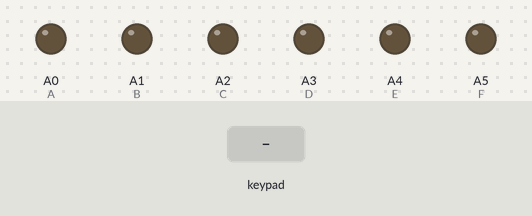
Simulated run of this sketch. Board: Arduino Nano, built with avr-gcc and run on an emulated ATmega328P. Shown: output pins drawn as LEDs (lit = HIGH). Dashed ring = blinking. Inputs (shaded band) come from the test bench.

Above: at 1.2 s.
1.3 s: keypad keys 9 8 7 6 pressed 0.4 s apart
At 3.2 s:
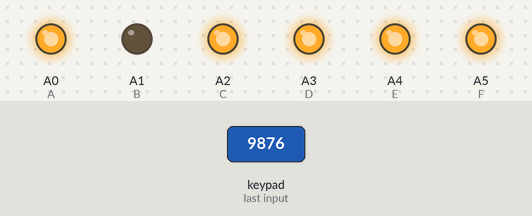
4.4 s: key '1' pressed
At 5.6 s:
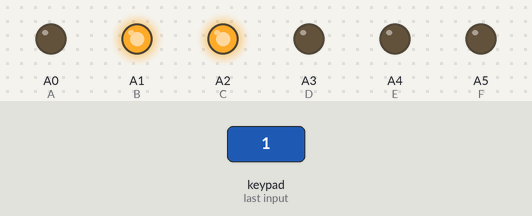
5.9 s: key '2' pressed
At 7.1 s:
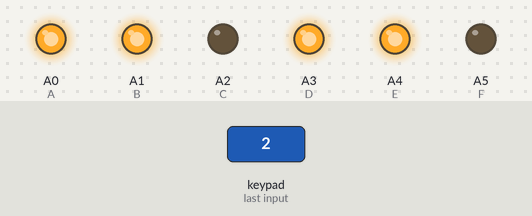
7.4 s: keypad keys 9 8 7 6 # pressed 0.4 s apart
At 9.4 s:
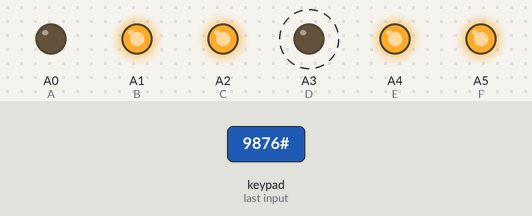
10.9 s: key '3' pressed
At 12.0 s:
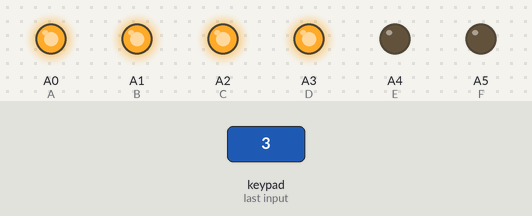
12.4 s: keypad keys 9 8 7 6 A pressed 0.4 s apart
At 14.3 s:
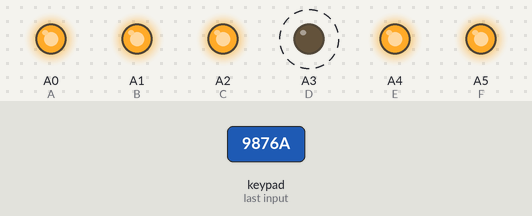
Timing chart, 0 to 15.8 s (numbered marks = the images above; inputs shaded):
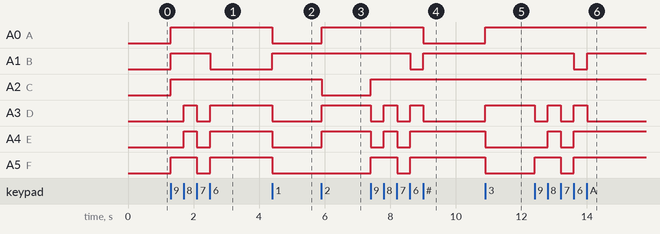

The sketch:

KeypadDisplay.ino
```cpp
#include <Keypad.h>

const byte ROWS = 4;
const byte COLS = 4;

char keys [ROWS][COLS] = {
  {'1','2','3','A'},
  {'4','5','6','B'},
  {'7','8','9','C'},
  {'*','0','#','D'}
};

byte rowPins[ROWS] = { 9, 8, 7, 6 };
byte colPins[COLS] = { 5, 4, 3, 2 };

Keypad kpd = Keypad( makeKeymap(keys), rowPins, colPins, ROWS, COLS );

#define A A0
#define B A1
#define C A2
#define D A3
#define E A4
#define F A5
#define G A6

void setup() {
  pinMode(A, OUTPUT);
  pinMode(B, OUTPUT);
  pinMode(C, OUTPUT);
  pinMode(D, OUTPUT);
  pinMode(E, OUTPUT);
  pinMode(F, OUTPUT);
  pinMode(G, OUTPUT);
  Serial.begin(9600);
}
void turnOffAll() {
  digitalWrite(A, LOW);
  digitalWrite(B, LOW);
  digitalWrite(C, LOW);
  digitalWrite(D, LOW);
  digitalWrite(E, LOW);
  digitalWrite(F, LOW);
  digitalWrite(G, LOW);
}

void displayChar(char charToDisplay) {

  turnOffAll();

  if(charToDisplay == '0') {
    digitalWrite(A, HIGH);
    digitalWrite(B, HIGH);
    digitalWrite(C, HIGH);
    digitalWrite(D, HIGH);
    digitalWrite(E, HIGH);
    digitalWrite(F, HIGH);
  }
  if(charToDisplay == '1') {
    digitalWrite(B, HIGH);
    digitalWrite(C, HIGH);
  }
  if(charToDisplay == '2') {
    digitalWrite(A, HIGH);
    digitalWrite(B, HIGH);
    digitalWrite(G, HIGH);
    digitalWrite(E, HIGH);
    digitalWrite(D, HIGH);
  }
  if(charToDisplay == '3') {
    digitalWrite(A, HIGH);
    digitalWrite(B, HIGH);
    digitalWrite(G, HIGH);
    digitalWrite(C, HIGH);
    digitalWrite(D, HIGH);
  }
  if(charToDisplay == '4') {
    digitalWrite(F, HIGH);
    digitalWrite(G, HIGH);
    digitalWrite(B, HIGH);
    digitalWrite(C, HIGH);
  }
  if(charToDisplay == '5') {
    digitalWrite(A, HIGH);
    digitalWrite(F, HIGH);
    digitalWrite(G, HIGH);
    digitalWrite(C, HIGH);
    digitalWrite(D, HIGH);
  }
  if(charToDisplay == '6') {
    digitalWrite(A, HIGH);
    digitalWrite(F, HIGH);
    digitalWrite(G, HIGH);
    digitalWrite(E, HIGH);
    digitalWrite(C, HIGH);
    digitalWrite(D, HIGH);
  }
  if(charToDisplay == '7') {
    digitalWrite(A, HIGH);
    digitalWrite(B, HIGH);
    digitalWrite(C, HIGH);
  }
  if(charToDisplay == '8') {
    digitalWrite(A, HIGH);
    digitalWrite(B, HIGH);
    digitalWrite(C, HIGH);
    digitalWrite(D, HIGH);
    digitalWrite(E, HIGH);
    digitalWrite(F, HIGH);
    digitalWrite(G, HIGH);
  }
  if(charToDisplay == '9') {
    digitalWrite(A, HIGH);
    digitalWrite(B, HIGH);
    digitalWrite(G, HIGH);
    digitalWrite(F, HIGH);
    digitalWrite(C, HIGH);
  }
  if(charToDisplay == 'A') {
    digitalWrite(A, HIGH);
    digitalWrite(F, HIGH);
    digitalWrite(G, HIGH);
    digitalWrite(B, HIGH);
    digitalWrite(C, HIGH);
    digitalWrite(E, HIGH);
  }
  if(charToDisplay == 'B') {
    digitalWrite(F, HIGH);
    digitalWrite(G, HIGH);
    digitalWrite(E, HIGH);
    digitalWrite(D, HIGH);
    digitalWrite(C, HIGH);
  }
  if(charToDisplay == 'C') {
    digitalWrite(A, HIGH);
    digitalWrite(F, HIGH);
    digitalWrite(E, HIGH);
    digitalWrite(D, HIGH);
  }

  if(charToDisplay == 'D') {
    digitalWrite(B, HIGH);
    digitalWrite(G, HIGH);
    digitalWrite(C, HIGH);
    digitalWrite(D, HIGH);
    digitalWrite(E, HIGH);
  }
  if(charToDisplay == '*') {
    digitalWrite(G, HIGH);
  }
  if(charToDisplay == '#') {
    digitalWrite(F, HIGH);
    digitalWrite(B, HIGH);
    digitalWrite(G, HIGH);
    digitalWrite(E, HIGH);
    digitalWrite(C, HIGH);
  }
}

void loop() {
  char key = kpd.getKey();
  if(key != NULL) {
    displayChar(key);
  }
}

void testDisplay() {
  displayChar('0');
  delay(1000);
  displayChar('1');
  delay(1000);
  displayChar('2');
  delay(1000);
  displayChar('3');
  delay(1000);
  displayChar('4');
  delay(1000);
  displayChar('5');
  delay(1000);
  displayChar('6');
  delay(1000);
  displayChar('7');
  delay(1000);
  displayChar('8');
  delay(1000);
  displayChar('9');
  delay(1000);
}
```

Measured:
- after the input at 1.3 s, A0 (A), A2 (C): LOW → HIGH at once; A1 (B): LOW → HIGH at once, → LOW 1.2 s later; A3 (D), A4 (E): LOW → HIGH after 0.41 s, → LOW 0.39 s later, → HIGH 0.40 s later; A5 (F): LOW → HIGH at once, → LOW 0.80 s later, → HIGH 0.40 s later
- after the input at 4.4 s, A0 (A), A3 (D), A4 (E), A5 (F): HIGH → LOW at once; A1 (B): LOW → HIGH at once
- after the input at 5.9 s, A0 (A), A3 (D), A4 (E): LOW → HIGH at once; A2 (C): HIGH → LOW at once
- after the input at 7.4 s, A0 (A): HIGH → LOW after 1.6 s; A1 (B): HIGH → LOW after 1.2 s, → HIGH 0.40 s later; A2 (C): LOW → HIGH at once; A3 (D): alternates HIGH for 0.40 s and LOW for 0.40 s, 5 changes in all, then stays LOW, starting at once; A4 (E): alternates HIGH for 0.40 s and LOW for 0.40 s, 4 changes in all, then stays HIGH, starting at once
- after the input at 10.9 s, A0 (A), A3 (D): LOW → HIGH at once; A4 (E), A5 (F): HIGH → LOW at once
- after the input at 12.4 s, A1 (B): HIGH → LOW after 1.2 s, → HIGH 0.40 s later; A3 (D): alternates HIGH for 0.40 s and LOW for 0.39 s, 5 changes in all, then stays LOW, starting at once; A4 (E): LOW → HIGH after 0.40 s, → LOW 0.40 s later, → HIGH 0.39 s later; A5 (F): LOW → HIGH at once, → LOW 0.80 s later, → HIGH 0.39 s later
